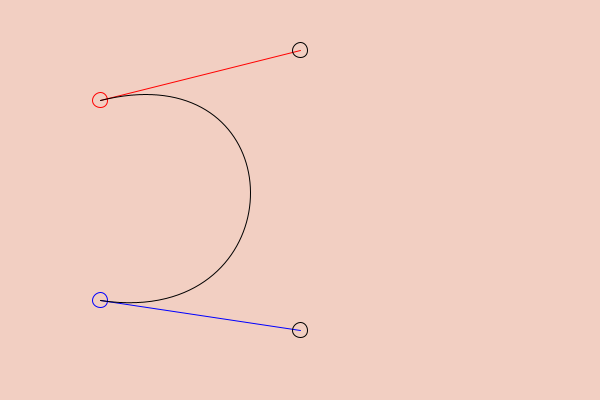
Frame 1 (no input)
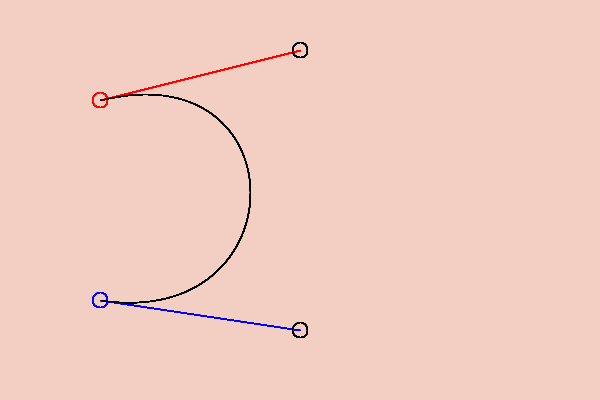
Frame 60 (the mouse pressed at the canvas centre just before this capture)
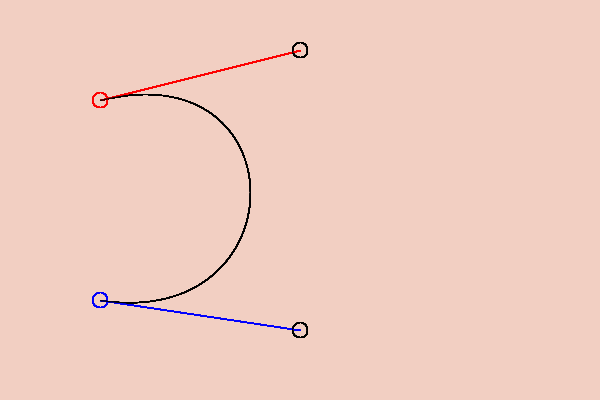
Frame 120 (the mouse held since frame 60 and released just before this capture)

The Processing sketch that drew these frames (run headless with seeded random() and noise(); from frame 60 on, the mouse is pressed at the canvas centre):

// Processing sketch: box04
// ── box04.pde
void setup() {
   size(600, 400);
   background(242, 207, 194);
   noFill();
}

void drawCurve(boolean drawCircles, boolean drawLines,
               int p0, int p1, int p2, int p3) {

   // control point 1
   stroke(255,  0, 0);   // red
   if (drawCircles == true) {
      ellipse(Xp[p0], Yp[p0], 15, 15);
   }
   if (drawLines == true) {
      line(Xp[p0], Yp[p0], Xp[p1], Yp[p1]);
   }

   // control point 1
   stroke(0, 0, 255);   // blue
   if (drawCircles == true) {
      ellipse(Xp[p3], Yp[p3], 15, 15);
   }
   if (drawLines == true) {
      line(Xp[p3], Yp[p3], Xp[p2], Yp[p2]);
   }

   // the knots
   stroke(0, 0, 0);   // black
   if (drawCircles == true) {
      ellipse(Xp[p1], Yp[p1], 15, 15);
      ellipse(Xp[p2], Yp[p2], 15, 15);
   }

   bezier(Xp[p0], Yp[p0], Xp[p1], Yp[p1], Xp[p2], Yp[p2], Xp[p3], Yp[p3]);
}

float [] Xp = { 100, 300, 300, 100 };
float [] Yp = { 100,  50, 330, 300 };

void draw() {
   drawCurve(true,  true, 0, 1, 2, 3);
}
